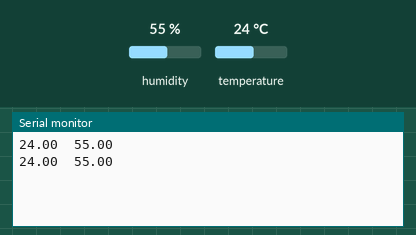
This sketch was run on a simulated Arduino Uno, built with avr-gcc and run on an emulated ATmega328P. Shown: the last lines printed to the serial monitor. Inputs (shaded band) come from the test bench; at power-on: humidity 55 %, temperature 24 °C.

Above: at 10.8 s.
10.9 s: humidity set to 22 %
At 20.5 s:
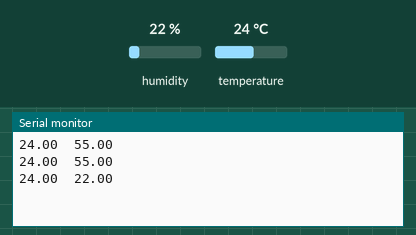
20.9 s: temperature set to 12 °C
At 30.7 s:
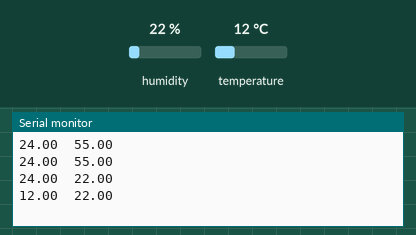
30.9 s: humidity set to 40 %
At 41.1 s:
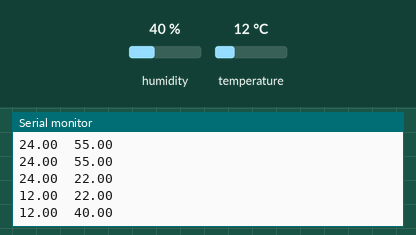
Timing chart, 0 to 42.6 s (numbered marks = the images above; inputs shaded):
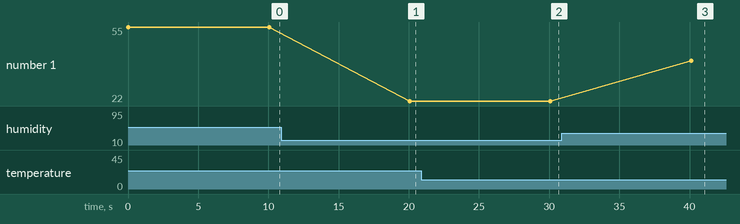

The sketch:

testen_dht11.ino
```cpp
#include <dht.h>

dht DHT;

#define DHT11_PIN 3

void setup(){
  Serial.begin(9600);
}

void loop()
{
  int chk = DHT.read11(DHT11_PIN);
  Serial.print(DHT.temperature);
  Serial.print("\t");
  Serial.print(DHT.humidity);
  Serial.println("\t");
  delay(10000);
}
```

Measured:
- after the input at 10.9 s, the serial monitor: prints a new line after 9.2 s (image 1)
- after the input at 20.9 s, the serial monitor: prints a new line after 9.2 s (image 2)
- after the input at 30.9 s, the serial monitor: prints a new line after 9.2 s (image 3)
- plotted number 1: 55 → 22 after the input at 10.9 s, 22 → 40 after the input at 30.9 s
